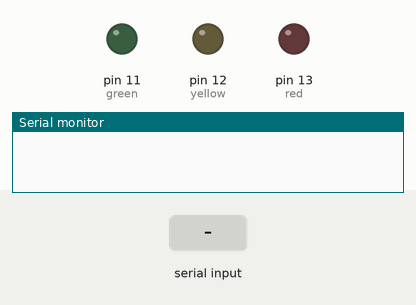
The sketch below on a simulated Arduino Uno, built with avr-gcc and run on an emulated ATmega328P. Shown: output pins drawn as LEDs (lit = HIGH), the last lines printed to the serial monitor. Inputs (shaded band) come from the test bench.

Above: at 1.2 s.
1.3 s: "stop" received over Serial
At 2.6 s:
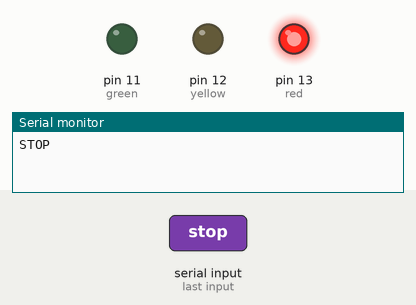
4.3 s: "go" received over Serial
At 6.0 s:
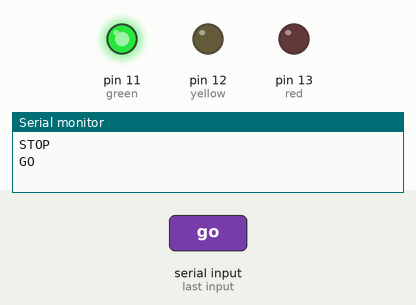
7.3 s: "wait" received over Serial
At 9.1 s:
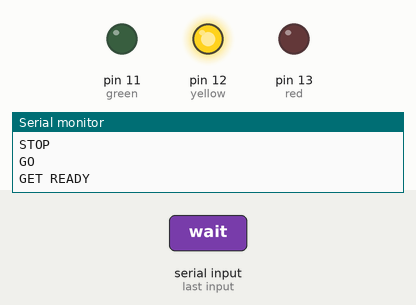
Timing chart, 0 to 10.8 s (numbered marks = the images above; inputs shaded):
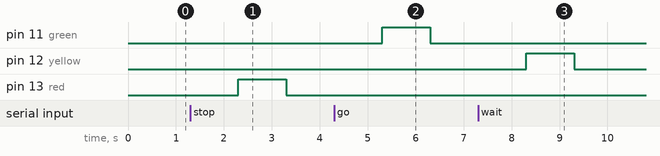

The sketch:

Text_IP_On_BT.ino
```cpp
int red =  13;
int yellow =  12;
int green =  11;
void setup() {
  pinMode(red, OUTPUT);
  pinMode(yellow, OUTPUT);
  pinMode(green, OUTPUT);
  Serial.begin(9600);
}
void loop() {
  traffic();
}
void traffic() {
  String Sig = Serial.readString();
  if (Sig == "stop") {
    redHigh(); return(0);
  }
  else if (Sig == "go") {
    greenHigh(); return(0);
  }
  else if (Sig == "wait") {
    yellowHigh(); return(0);
  }
  else {
    digitalWrite(red, LOW);
    digitalWrite(yellow, LOW);
    digitalWrite(green, LOW);
  }
}
void redHigh()
{
  Serial.println("STOP");
  digitalWrite(red, HIGH);
  digitalWrite(yellow, LOW);
  digitalWrite(green, LOW);
//  delay(100000);
}
void yellowHigh()
{
  Serial.println("GET READY");
  digitalWrite(red, LOW);
  digitalWrite(yellow, HIGH);
  digitalWrite(green, LOW);
//  delay(100000);
}
void greenHigh()
{
  Serial.println("GO");
  digitalWrite(red, LOW);
  digitalWrite(yellow, LOW);
  digitalWrite(green, HIGH);
//  delay(100000);
}
```

Measured:
- after the input at 1.3 s, pin 13 (red): LOW → HIGH after 1.0 s, → LOW 1.0 s later
- after the input at 4.3 s, pin 11 (green): LOW → HIGH after 1.0 s, → LOW 1.0 s later
- after the input at 7.3 s, pin 12 (yellow): LOW → HIGH after 1.0 s, → LOW 1.0 s later
